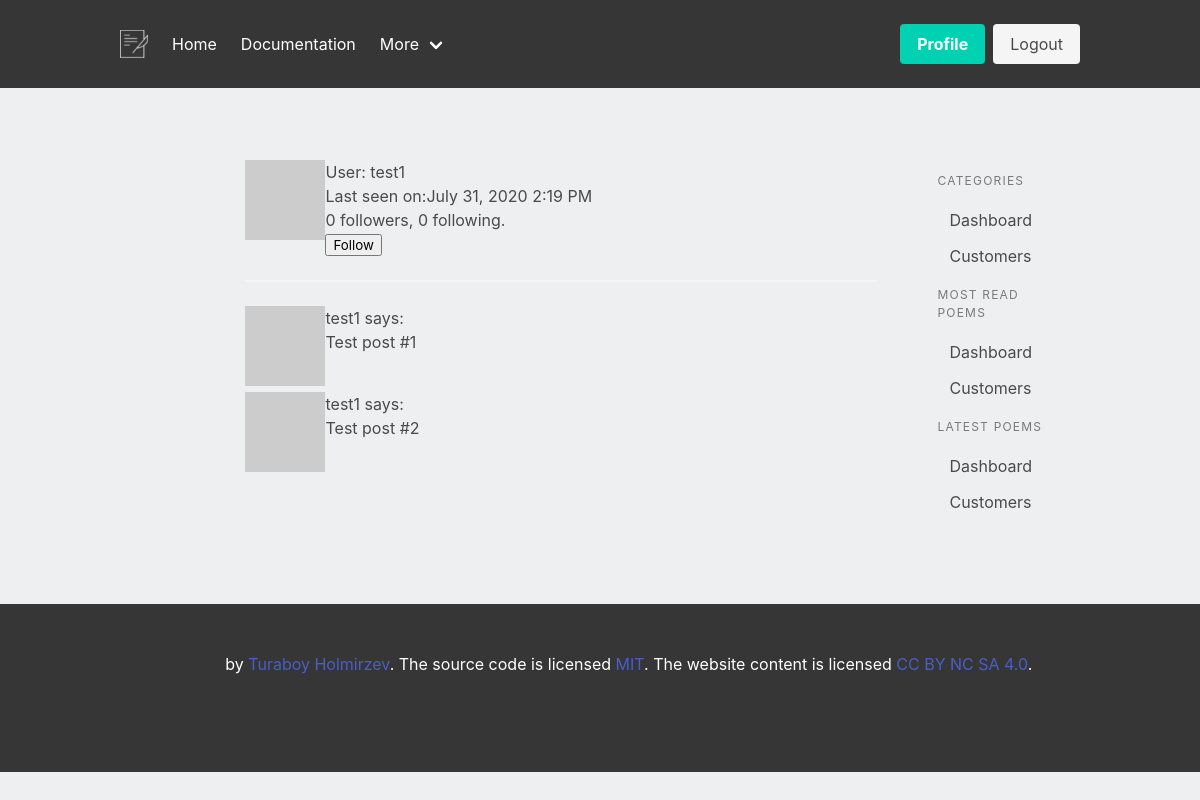
The page /user/test1 (signed in) on the database its author committed.
### app/models.py (models this page shows, shortened)
class User(UserMixin, db.Model):
    id = db.Column(db.Integer, primary_key=True)
    username = db.Column(db.String(64), index=True, unique=True)
    email = db.Column(db.String(120), index=True, unique=True)
    image_file = db.Column(db.String(120), nullable=True)
    password_hash = db.Column(db.String(128))
    about_me = db.Column(db.String(140))
    is_admin = db.Column(db.Boolean, default=False)
    last_seen = db.Column(db.DateTime, default=datetime.utcnow)
    poems = db.relationship('Poem', backref='author', lazy='dynamic')
    followed = db.relationship(
        'User', secondary=followers,
        primaryjoin=(followers.c.follower_id == id),
        secondaryjoin=(followers.c.followed_id == id),
        backref=db.backref('followers', lazy='dynamic'), lazy='dynamic')
    def is_following(self, user):
        return self.followed.filter(
            followers.c.followed_id == user.id).count() > 0
    def avatar(self, size):
        digest = md5(self.email.lower().encode('utf-8')).hexdigest()
        return 'https://www.gravatar.com/avatar/{}?d=identicon&s={}'.format(
            digest, size)

### app/users/routes.py (the view)
@bp.route('/user/<username>')
@login_required
def user(username):
    user = User.query.filter_by(username=username).first_or_404()
    image_file = None
    if user.image_file:
        image_file = url_for('static', filename='profile_pics/' + user.image_file)
    if user == current_user:
        return render_template("users/dashboard.html")
    poems = [
        {'author': user, 'body': 'Test post #1'},
        {'author': user, 'body': 'Test post #2'}
    ]
    form = EmptyForm()
    return render_template('users/user.html', user=user, poems=poems, image_file=image_file, form=form)

### app/users/forms.py
class EmptyForm(FlaskForm):
    submit = SubmitField('Submit')

### app/models.py (called while the page is built)
@login.user_loader
def load_user(id):
    return User.query.get(int(id))

### app/templates/users/user.html (shortened to what this page needs)
{% extends "base.html" %}
{% block content %}
    <table>
        <tr valign="top">
            {% if image_file %}
            <td><img src="{{ image_file }}"></td>
            {% else %}
            <td><img src="{{ user.avatar(128) }}"></td>
            {% endif %}
            <td>
                <h1>User: {{ user.username }}</h1>
                {% if user.last_seen %}<p>Last seen on:{{ moment(user.last_seen).format('LLL') }}</p>{% endif %}
                <p>{{ user.followers.count() }} followers, {{ user.followed.count() }} following.</p>
                {% if user == current_user %}
                <p><a href="{{ url_for('users.edit_profile') }}">Edit your profile</a></p>
                {% elif not current_user.is_following(user) %}
                <p>
                    <form action="{{ url_for('users.follow', username=user.username) }}" method="post">
                        {{ form.submit(value='Follow') }}
                    </form>
                </p>
                {% endif %}
            </td>
        </tr>
    </table>
    <hr>
    {% for poem in poems %}
    <table>
        <tr valign="top">
            {% if image_file  %}
            <td><img src="{{ image_file }} " class="img-thumbnail" style="width: 40px; height: 40px;" ></td>
            {% else %}
            <td><img src="{{ user.avatar(48) }}"></td>
            {% endif %}
            <td>{{ poem.author.username }} says:<br>{{ poem.body }}</td>
        </tr>
    </table>
    {% endfor %}
{% endblock %}

### app/templates/base.html (shortened to what this page needs)
<!DOCTYPE html>
<html style="background-color: #edeff0;">
    <head>
        <link rel="stylesheet" href="https://cdn.jsdelivr.net/npm/bulma@0.9.0/css/bulma.min.css">
        <link rel="stylesheet" href="{{ url_for('static', filename='main.css') }}" >
    </head>
    <body>
        <header>
            {% include "partials/nav.html" %}
        </header>
        <main class="section">
            <div class="container">
                <div class="columns">
                    <div class="column">
                    </div>
                    <div class="column is-two-thirds">
                    {% block content %}{% endblock %}
                    </div>
                    {% block side_menu %}
                        <div class="column section is-hidden-mobile">
                            {% include "partials/aside.html" %}
                        </div>
                    {% endblock %}
                </div>
            </div>
        </main>
        <footer class="footer has-background-dark">
            <div class="content has-text-centered has-text-white">
              <p>
                <strong>Poems</strong> by <a href="#">Turaboy Holmirzev</a>. The source code is licensed
                <a href="#">MIT</a>. The website content
                is licensed <a href="#">CC BY NC SA 4.0</a>.
              </p>
            </div>
        </footer>
    </body>
</html>

### app/templates/partials/nav.html (shortened to what this page needs)
<nav class="navbar is-dark is-spaced" role="navigation" aria-label="main navigation">
  <div class="container">
      <div class="navbar-brand">
          <a class="navbar-item" href="{{ url_for('main.index') }}">
            <img class="image" src="{{ url_for('static', filename='brand3.png') }}">
          </a>
        </div>
        <div id="navbarBasicExample" class="navbar-menu">
          <div class="navbar-start">
            <a class="navbar-item" href="{{ url_for('main.index') }}">
              Home
            </a>
            <a class="navbar-item" href="#">
              Documentation
            </a>
            <div class="navbar-item has-dropdown is-hoverable">
              <a class="navbar-link">
                More
              </a>
            </div>
          </div>
          <div class="navbar-end">
            <div class="navbar-item">
              <div class="buttons">
                  {% if current_user.is_authenticated %}
                      <a class="button is-primary" href="{{ url_for('users.user', username=current_user.username) }}">
                          <strong>Profile</strong>
                      </a>
                      <a class="button is-light" href="{{ url_for('auth.logout') }}">
                          Logout
                      </a>
                  {% endif %}
              </div>
            </div>
          </div>
        </div>
  </div>
</nav>

### app/templates/partials/aside.html
<aside class="menu">
    <p class="menu-label">
      Categories
    </p>
    <ul class="menu-list">
      <li><a>Dashboard</a></li>
      <li><a>Customers</a></li>
    </ul>
    <p class="menu-label">
        Most Read Poems
      </p>
      <ul class="menu-list">
        <li><a>Dashboard</a></li>
        <li><a>Customers</a></li>
      </ul>
      <p class="menu-label">
        Latest Poems
      </p>
      <ul class="menu-list">
        <li><a>Dashboard</a></li>
        <li><a>Customers</a></li>
      </ul>
</aside>

### rows shown on the page
User: username "test1", last_seen "July 31, 2020 2:19 PM", author.username "test1" "test1"

### other values the page prints
{{ user.followers.count() }} "0"
{{ user.followed.count() }} "0"
{{ poem.body }} "Test post #1" "Test post #2"
